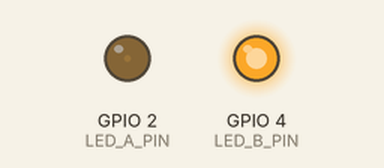
A sketch run on a simulated ESP32. On the bench: output pins drawn as LEDs (lit = HIGH).

Above: at 0.05 s.
At 0.6 s:
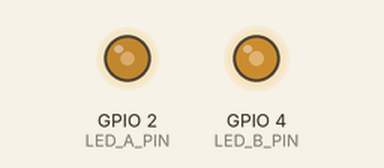
At 1.15 s:
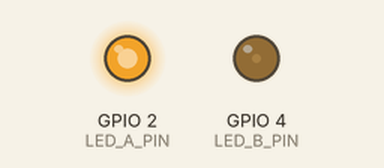
At 2.25 s:
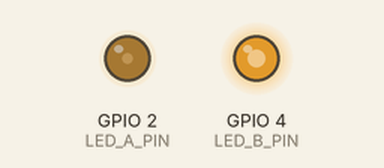
Timing chart, 0 to 5.9 s (numbered marks = the images above):
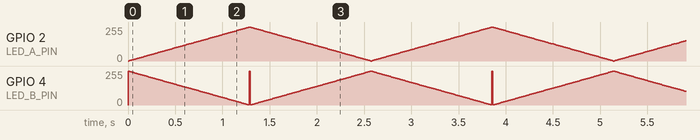

Measured:
- by itself, GPIO 4 (LED_B_PIN): moves between 1/255 and 255/255, repeating every 2.6 s

The sketch:

two_PWN.ino
```cpp
#define LED_A_PIN 2
#define LED_B_PIN 4

const int freq = 5000;    // PWM 频率
const int resolution = 8; // 分辨率

int brightness_A = 0;     // LED A 的亮度 (0-255)
int fadeAmount = 2;       // 亮度变化步长

void setup() {
  Serial.begin(115200);
  ledcAttach(LED_A_PIN, freq, resolution);
  ledcAttach(LED_B_PIN, freq, resolution);
}

void loop() {

  int brightness_B = 255 - brightness_A;
  ledcWrite(LED_A_PIN, brightness_A);
  ledcWrite(LED_B_PIN, brightness_B);
  brightness_A = brightness_A + fadeAmount;
  //  边界检测
  if (brightness_A <= 0 || brightness_A >= 255) {
    fadeAmount = -fadeAmount; // 步长取反，实现往复运动
  }
  //  控制变化速度
  delay(10);
}
```
